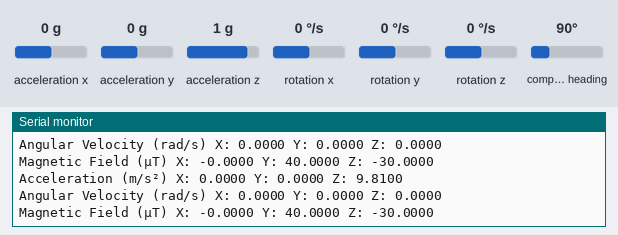
A sketch run on a simulated Arduino Uno, built with avr-gcc and run on an emulated ATmega328P. Parts: the last lines printed to the serial monitor. The test bench sets the inputs (shaded band); at power-on: acceleration x 0 g, acceleration y 0 g, acceleration z 1 g, rotation x 0 °/s, rotation y 0 °/s, rotation z 0 °/s, compass heading 90°.

Above: at 1.2 s.
1.3 s: acceleration x set to -1.4 g
At 2.0 s:
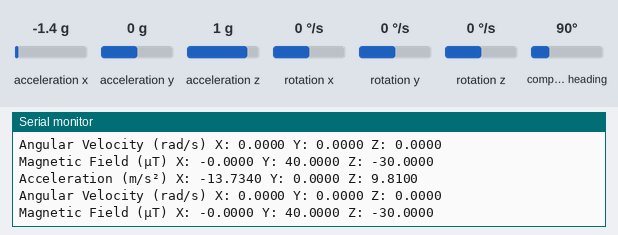
2.8 s: acceleration y set to -1.4 g
At 3.5 s:
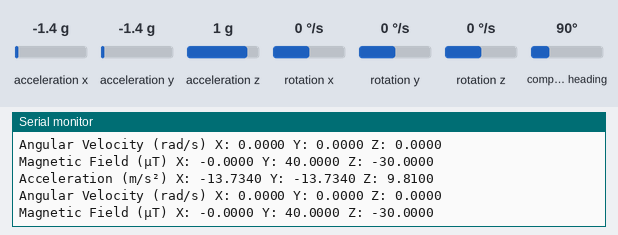
4.3 s: acceleration z set to -1.4 g
At 5.0 s:
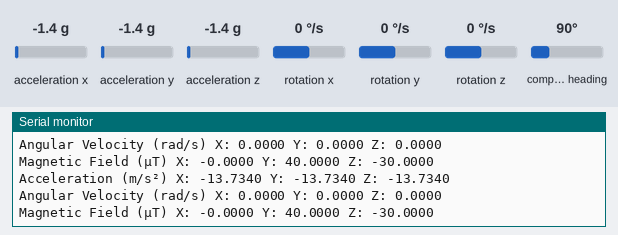
5.8 s: rotation x set to -192 °/s
At 6.6 s:
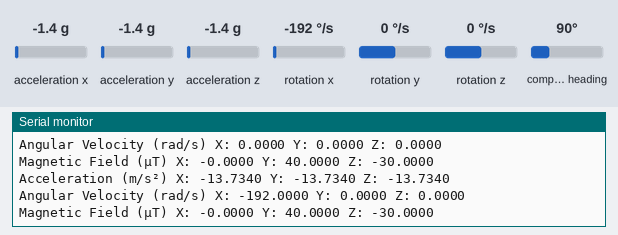
7.3 s: rotation y set to -192 °/s
At 8.1 s:
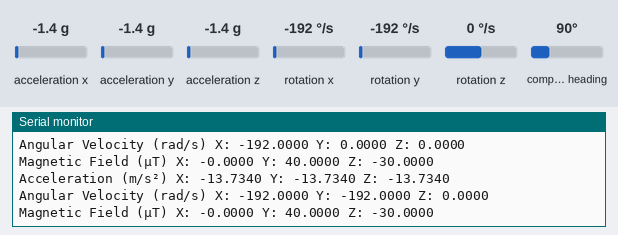

The sketch:

imu_Test.ino
```cpp
#include <Wire.h>
#include <Adafruit_Sensor.h>
#include <Adafruit_BNO055.h>

// Create an instance of the BNO055 sensor
Adafruit_BNO055 bno = Adafruit_BNO055();

// Variable to hold sensor data
sensors_event_t event;

void setup() {
  // Start serial communication at 115200 baud
  Serial.begin(115200);
  // Initialize the BNO055 sensor
  if (!bno.begin()) {
    Serial.print("Couldn't find the BNO055 sensor!");
    while (1);
  }

  // Set the sensor mode to NDOF (Nine Degrees Of Freedom), which includes accelerometer, gyroscope, and magnetometer data
  bno.setExtCrystalUse(true);

  Serial.println("BNO055 Sensor Initialized!");
}

void loop() {
  // Read acceleration data
  bno.getEvent(&event, Adafruit_BNO055::VECTOR_ACCELEROMETER);
  float accelX = event.acceleration.x;
  float accelY = event.acceleration.y;
  float accelZ = event.acceleration.z;

  // Read gyroscope (angular velocity) data
  bno.getEvent(&event, Adafruit_BNO055::VECTOR_GYROSCOPE);
  float gyroX = event.gyro.x;
  float gyroY = event.gyro.y;
  float gyroZ = event.gyro.z;

  // Read magnetometer data
  bno.getEvent(&event, Adafruit_BNO055::VECTOR_MAGNETOMETER);
  float magX = event.magnetic.x;
  float magY = event.magnetic.y;
  float magZ = event.magnetic.z;

  // Print the data to the Serial Monitor
  Serial.print("Acceleration (m/s²) X: ");
  Serial.print(accelX, 4);
  Serial.print(" Y: ");
  Serial.print(accelY, 4);
  Serial.print(" Z: ");
  Serial.println(accelZ, 4);

  Serial.print("Angular Velocity (rad/s) X: ");
  Serial.print(gyroX, 4);
  Serial.print(" Y: ");
  Serial.print(gyroY, 4);
  Serial.print(" Z: ");
  Serial.println(gyroZ, 4);

  Serial.print("Magnetic Field (µT) X: ");
  Serial.print(magX, 4);
  Serial.print(" Y: ");
  Serial.print(magY, 4);
  Serial.print(" Z: ");
  Serial.println(magZ, 4);

  // Add a delay to make the data easier to read
  delay(500);
}
```

Measured:
- after the input at 1.3 s, the serial monitor: prints a new line after 0.25 s (image 1)
- after the input at 2.8 s, the serial monitor: prints a new line after 0.29 s (image 2)
- after the input at 4.3 s, the serial monitor: prints a new line after 0.33 s (image 3)
- after the input at 5.8 s, the serial monitor: prints a new line after 0.37 s (image 4)
- after the input at 7.3 s, the serial monitor: prints a new line after 0.42 s (image 5)
